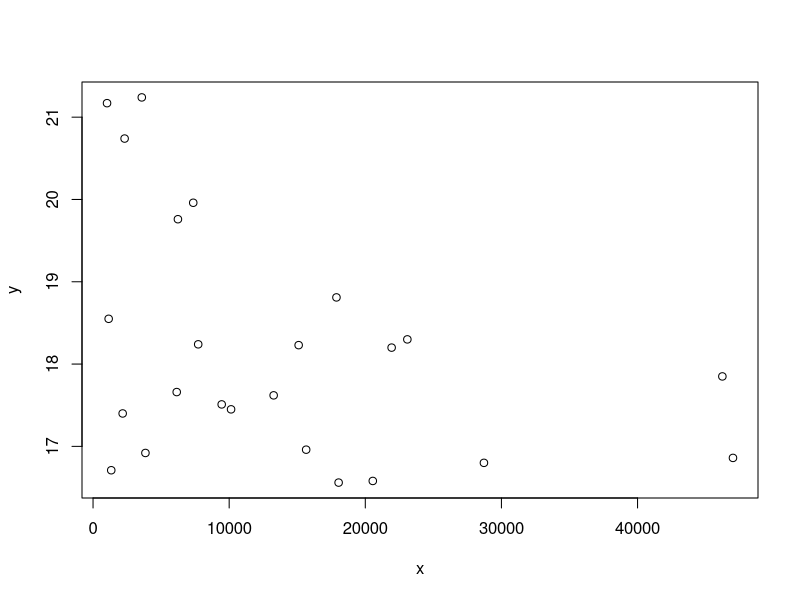
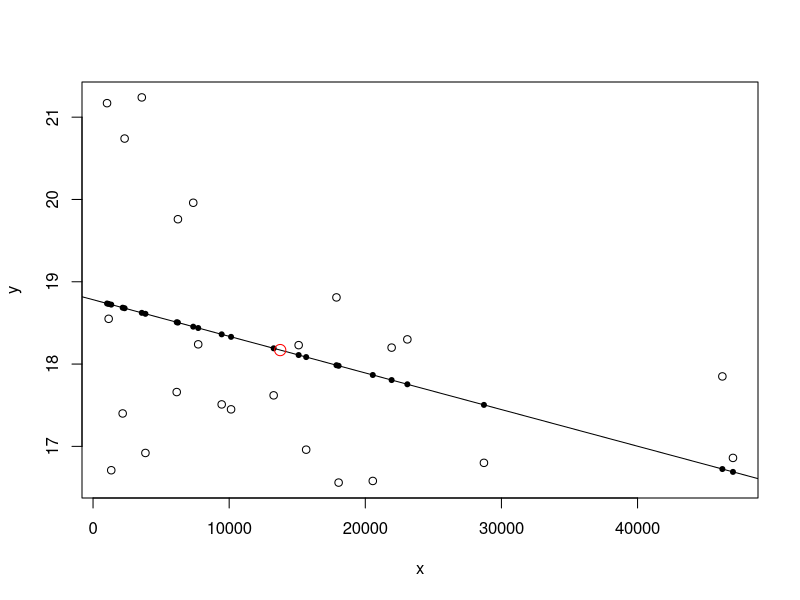

The R script that drew these images, in order:
a=read.csv("bus.csv")
#parsing into response and covariate variable
x<-a$Car.miles.per.year..1000s.
y<-a$Expenses.per.car.mile..pence.
#plotting the data
plot(y~x)
#linear Regression
model1<-lm(y~x,data=a)
plot(x,y)
points(x,model1$fitted.values,pch=20)
abline(model1)
#coefficient estimates
model1$coefficients
#fitted values
model1$fitted.values
#sum of fitted values
sum(model1$fitted.values)
#sum of response variables
sum(y)
#residual values and sum
model1$residuals
sum(model1$residuals)
#standard errors
summary(model1)
max(y)
which.max(y)
a[21,1]

#maximum abs residual value
which.max(abs(model1$residuals))
a[18,1]
#mean of covariate and mean of response
xbar<-mean(x)
ybar<-mean(y)
points.default(xbar,ybar,col="red", pch=21, cex=1.5) #clearly xbar & ybar lie on Linear Regression
